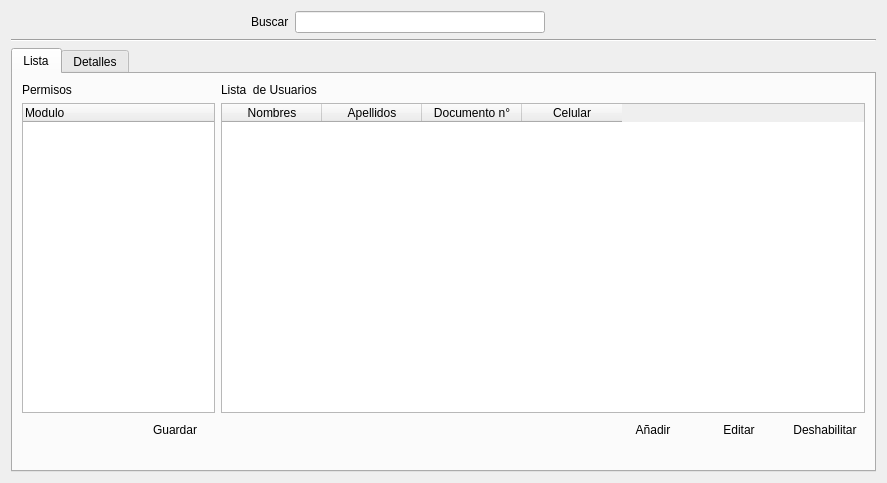
<?xml version="1.0" encoding="UTF-8"?>
<ui version="4.0">
 <class>ui_usuario</class>
 <widget class="QWidget" name="ui_usuario">
  <property name="geometry">
   <rect>
    <x>0</x>
    <y>0</y>
    <width>887</width>
    <height>483</height>
   </rect>
  </property>
  <property name="windowTitle">
   <string>Form</string>
  </property>
  <layout class="QGridLayout" name="gridLayout_14">
   <item row="0" column="0">
    <layout class="QGridLayout" name="gridLayout_13">
     <item row="0" column="0">
      <layout class="QGridLayout" name="gridLayout_11">
       <item row="0" column="0">
        <spacer name="horizontalSpacer_5">
         <property name="orientation">
          <enum>Qt::Horizontal</enum>
         </property>
         <property name="sizeHint" stdset="0">
          <size>
           <width>40</width>
           <height>20</height>
          </size>
         </property>
        </spacer>
       </item>
       <item row="0" column="1">
        <layout class="QGridLayout" name="gridLayout_10">
         <item row="0" column="0">
          <widget class="QLabel" name="label_3">
           <property name="text">
            <string>Buscar</string>
           </property>
          </widget>
         </item>
         <item row="0" column="1">
          <widget class="QLineEdit" name="lineEdit">
           <property name="minimumSize">
            <size>
             <width>250</width>
             <height>0</height>
            </size>
           </property>
           <property name="maximumSize">
            <size>
             <width>250</width>
             <height>16777215</height>
            </size>
           </property>
          </widget>
         </item>
         <item row="0" column="2">
          <widget class="QPushButton" name="pushButton_5">
           <property name="text">
            <string/>
           </property>
           <property name="icon">
            <iconset resource="Icons/Icons.qrc">
             <normaloff>:/Icons/1349716430_zoom.png</normaloff>:/Icons/1349716430_zoom.png</iconset>
           </property>
           <property name="flat">
            <bool>true</bool>
           </property>
          </widget>
         </item>
         <item row="0" column="3">
          <widget class="QPushButton" name="pushButton_6">
           <property name="text">
            <string/>
           </property>
           <property name="icon">
            <iconset resource="Icons/Icons.qrc">
             <normaloff>:/Icons/1349716435_cog.png</normaloff>:/Icons/1349716435_cog.png</iconset>
           </property>
           <property name="flat">
            <bool>true</bool>
           </property>
          </widget>
         </item>
        </layout>
       </item>
       <item row="0" column="2">
        <spacer name="horizontalSpacer_6">
         <property name="orientation">
          <enum>Qt::Horizontal</enum>
         </property>
         <property name="sizeHint" stdset="0">
          <size>
           <width>40</width>
           <height>20</height>
          </size>
         </property>
        </spacer>
       </item>
      </layout>
     </item>
     <item row="1" column="0">
      <widget class="Line" name="line">
       <property name="orientation">
        <enum>Qt::Horizontal</enum>
       </property>
      </widget>
     </item>
     <item row="2" column="0">
      <widget class="QTabWidget" name="tabWidget">
       <property name="currentIndex">
        <number>0</number>
       </property>
       <widget class="QWidget" name="list">
        <attribute name="title">
         <string>Lista</string>
        </attribute>
        <layout class="QGridLayout" name="gridLayout_12">
         <item row="0" column="0">
          <layout class="QGridLayout" name="gridLayout_9">
           <item row="0" column="0">
            <layout class="QGridLayout" name="gridLayout_7">
             <item row="0" column="0">
              <layout class="QGridLayout" name="gridLayout_6">
               <item row="0" column="0">
                <layout class="QGridLayout" name="gridLayout_3">
                 <item row="0" column="0">
                  <widget class="QLabel" name="label">
                   <property name="sizePolicy">
                    <sizepolicy hsizetype="Fixed" vsizetype="Preferred">
                     <horstretch>0</horstretch>
                     <verstretch>0</verstretch>
                    </sizepolicy>
                   </property>
                   <property name="text">
                    <string>Permisos </string>
                   </property>
                  </widget>
                 </item>
                 <item row="1" column="0">
                  <widget class="QTreeWidget" name="treeWidget">
                   <property name="sizePolicy">
                    <sizepolicy hsizetype="Expanding" vsizetype="Expanding">
                     <horstretch>200</horstretch>
                     <verstretch>0</verstretch>
                    </sizepolicy>
                   </property>
                   <property name="minimumSize">
                    <size>
                     <width>100</width>
                     <height>0</height>
                    </size>
                   </property>
                   <property name="maximumSize">
                    <size>
                     <width>200</width>
                     <height>16777215</height>
                    </size>
                   </property>
                   <column>
                    <property name="text">
                     <string>Modulo</string>
                    </property>
                   </column>
                  </widget>
                 </item>
                </layout>
               </item>
               <item row="1" column="0">
                <layout class="QGridLayout" name="gridLayout_4">
                 <item row="0" column="0">
                  <spacer name="horizontalSpacer">
                   <property name="orientation">
                    <enum>Qt::Horizontal</enum>
                   </property>
                   <property name="sizeType">
                    <enum>QSizePolicy::Expanding</enum>
                   </property>
                   <property name="sizeHint" stdset="0">
                    <size>
                     <width>40</width>
                     <height>20</height>
                    </size>
                   </property>
                  </spacer>
                 </item>
                 <item row="0" column="1">
                  <widget class="QPushButton" name="pushButton_4">
                   <property name="sizePolicy">
                    <sizepolicy hsizetype="Fixed" vsizetype="Fixed">
                     <horstretch>0</horstretch>
                     <verstretch>0</verstretch>
                    </sizepolicy>
                   </property>
                   <property name="text">
                    <string>Guardar</string>
                   </property>
                   <property name="icon">
                    <iconset resource="Icons/Icons.qrc">
                     <normaloff>:/Icons/1349716356_save.png</normaloff>:/Icons/1349716356_save.png</iconset>
                   </property>
                   <property name="flat">
                    <bool>true</bool>
                   </property>
                  </widget>
                 </item>
                </layout>
               </item>
              </layout>
             </item>
             <item row="1" column="0">
              <spacer name="horizontalSpacer_3">
               <property name="orientation">
                <enum>Qt::Horizontal</enum>
               </property>
               <property name="sizeType">
                <enum>QSizePolicy::Expanding</enum>
               </property>
               <property name="sizeHint" stdset="0">
                <size>
                 <width>200</width>
                 <height>20</height>
                </size>
               </property>
              </spacer>
             </item>
            </layout>
           </item>
           <item row="0" column="1">
            <layout class="QGridLayout" name="gridLayout_8">
             <item row="0" column="0">
              <layout class="QGridLayout" name="gridLayout_5">
               <item row="0" column="0">
                <layout class="QGridLayout" name="gridLayout_2">
                 <item row="0" column="0">
                  <widget class="QLabel" name="label_2">
                   <property name="sizePolicy">
                    <sizepolicy hsizetype="Fixed" vsizetype="Preferred">
                     <horstretch>0</horstretch>
                     <verstretch>0</verstretch>
                    </sizepolicy>
                   </property>
                   <property name="text">
                    <string>Lista  de Usuarios</string>
                   </property>
                  </widget>
                 </item>
                 <item row="1" column="0">
                  <widget class="QTableWidget" name="tableWidget">
                   <column>
                    <property name="text">
                     <string>Nombres</string>
                    </property>
                   </column>
                   <column>
                    <property name="text">
                     <string>Apellidos</string>
                    </property>
                   </column>
                   <column>
                    <property name="text">
                     <string>Documento n°</string>
                    </property>
                   </column>
                   <column>
                    <property name="text">
                     <string>Celular</string>
                    </property>
                   </column>
                  </widget>
                 </item>
                </layout>
               </item>
               <item row="1" column="0">
                <layout class="QGridLayout" name="gridLayout">
                 <item row="0" column="0">
                  <spacer name="horizontalSpacer_2">
                   <property name="orientation">
                    <enum>Qt::Horizontal</enum>
                   </property>
                   <property name="sizeHint" stdset="0">
                    <size>
                     <width>40</width>
                     <height>20</height>
                    </size>
                   </property>
                  </spacer>
                 </item>
                 <item row="0" column="1">
                  <widget class="QPushButton" name="pushButton">
                   <property name="sizePolicy">
                    <sizepolicy hsizetype="Fixed" vsizetype="Fixed">
                     <horstretch>0</horstretch>
                     <verstretch>0</verstretch>
                    </sizepolicy>
                   </property>
                   <property name="text">
                    <string>Añadir</string>
                   </property>
                   <property name="icon">
                    <iconset resource="Icons/Icons.qrc">
                     <normaloff>:/Icons/1349716423_sq_plus.png</normaloff>:/Icons/1349716423_sq_plus.png</iconset>
                   </property>
                   <property name="flat">
                    <bool>true</bool>
                   </property>
                  </widget>
                 </item>
                 <item row="0" column="2">
                  <widget class="QPushButton" name="pushButton_2">
                   <property name="sizePolicy">
                    <sizepolicy hsizetype="Fixed" vsizetype="Fixed">
                     <horstretch>0</horstretch>
                     <verstretch>0</verstretch>
                    </sizepolicy>
                   </property>
                   <property name="text">
                    <string>Editar</string>
                   </property>
                   <property name="icon">
                    <iconset resource="Icons/Icons.qrc">
                     <normaloff>:/Icons/1349716425_doc_edit.png</normaloff>:/Icons/1349716425_doc_edit.png</iconset>
                   </property>
                   <property name="flat">
                    <bool>true</bool>
                   </property>
                  </widget>
                 </item>
                 <item row="0" column="3">
                  <widget class="QPushButton" name="pushButton_3">
                   <property name="sizePolicy">
                    <sizepolicy hsizetype="Fixed" vsizetype="Fixed">
                     <horstretch>0</horstretch>
                     <verstretch>0</verstretch>
                    </sizepolicy>
                   </property>
                   <property name="text">
                    <string>Deshabilitar</string>
                   </property>
                   <property name="icon">
                    <iconset resource="Icons/Icons.qrc">
                     <normaloff>:/Icons/1349716432_round_minus.png</normaloff>:/Icons/1349716432_round_minus.png</iconset>
                   </property>
                   <property name="flat">
                    <bool>true</bool>
                   </property>
                  </widget>
                 </item>
                </layout>
               </item>
              </layout>
             </item>
             <item row="1" column="0">
              <spacer name="horizontalSpacer_4">
               <property name="orientation">
                <enum>Qt::Horizontal</enum>
               </property>
               <property name="sizeHint" stdset="0">
                <size>
                 <width>650</width>
                 <height>20</height>
                </size>
               </property>
              </spacer>
             </item>
            </layout>
           </item>
          </layout>
         </item>
        </layout>
       </widget>
       <widget class="QWidget" name="details">
        <attribute name="title">
         <string>Detalles</string>
        </attribute>
       </widget>
      </widget>
     </item>
    </layout>
   </item>
  </layout>
 </widget>
 <resources>
  <include location="Icons/Icons.qrc"/>
 </resources>
 <connections/>
</ui>
